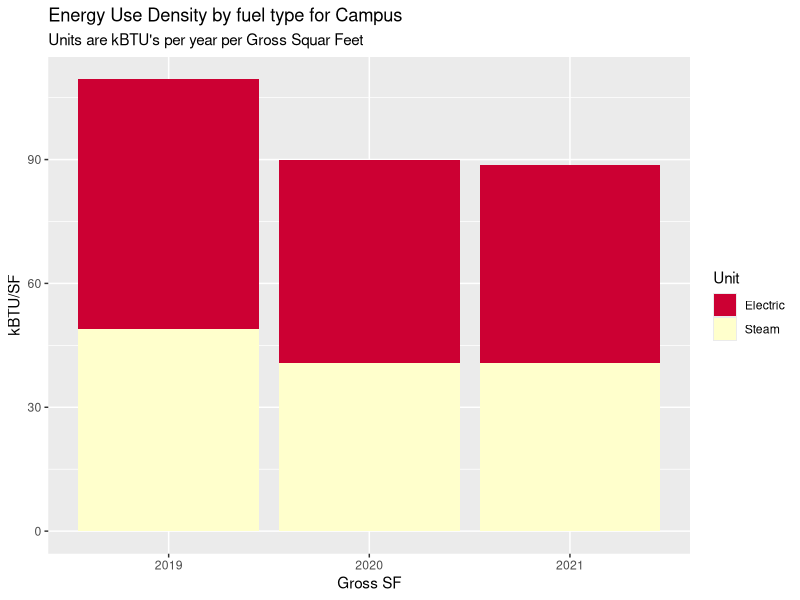
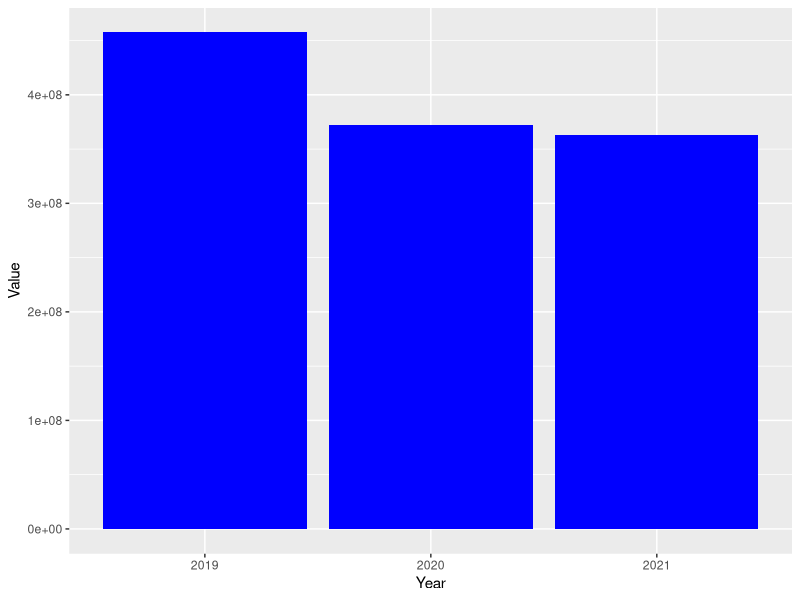
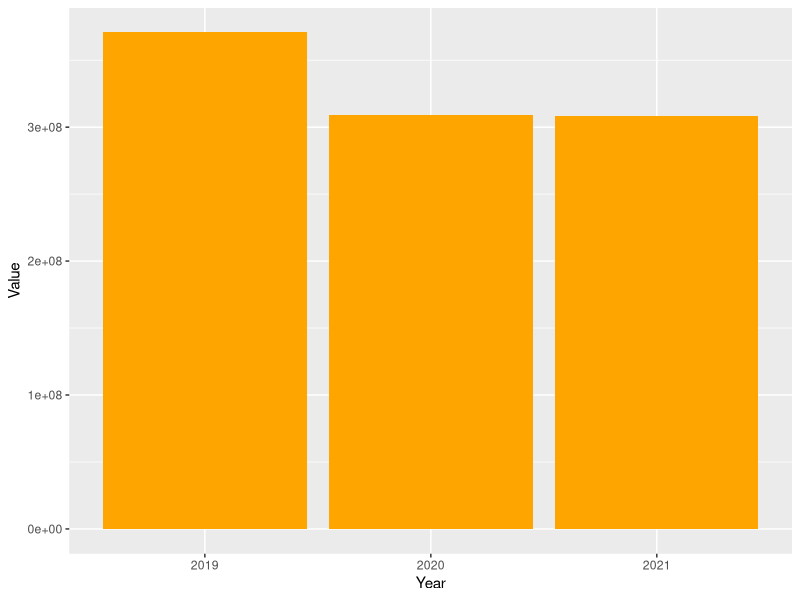
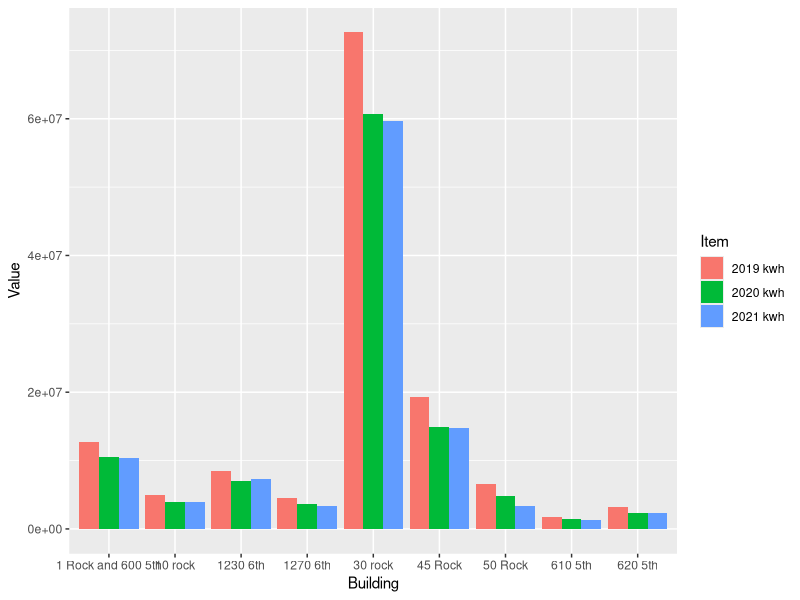
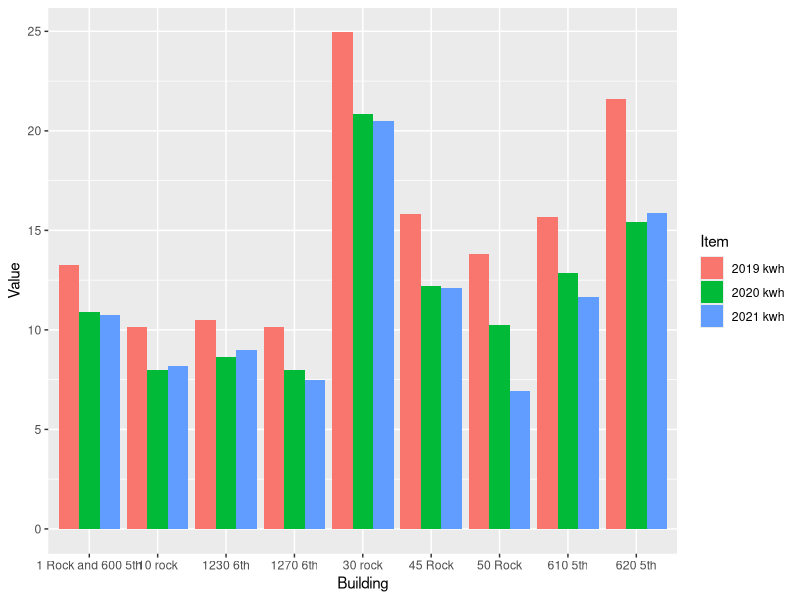
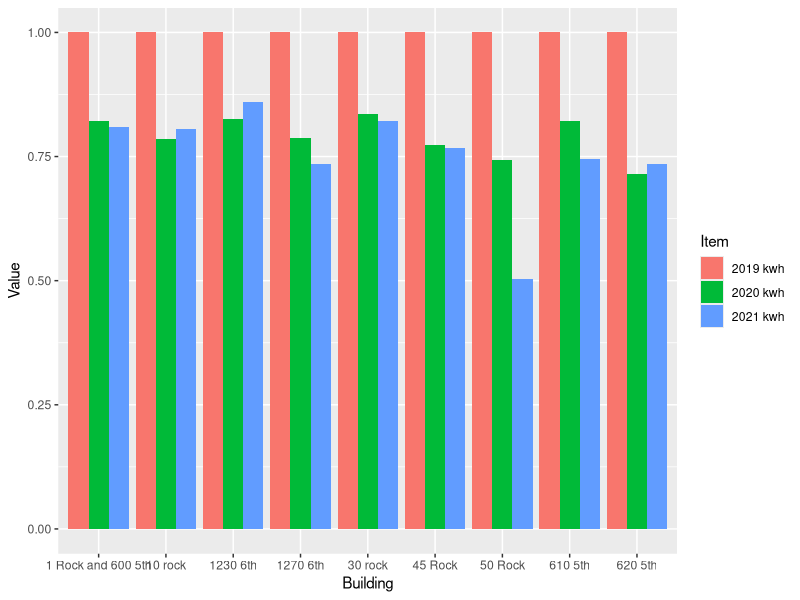
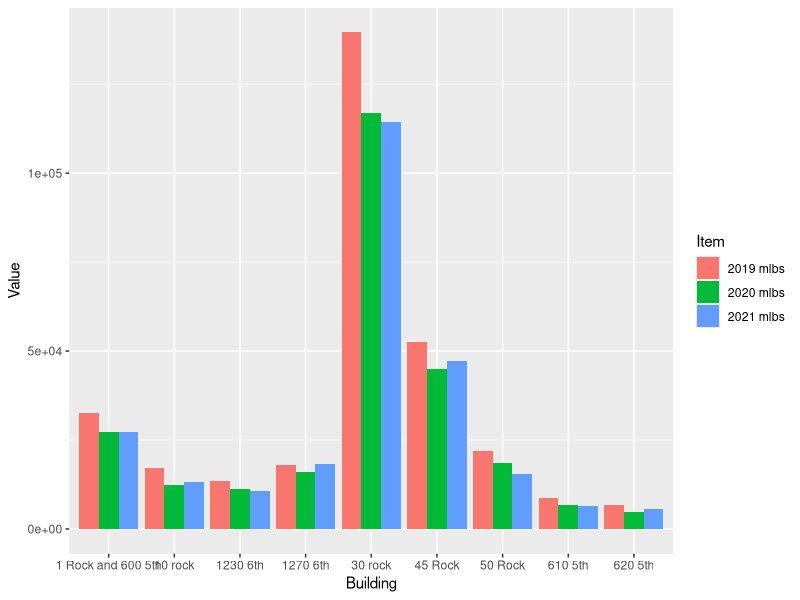
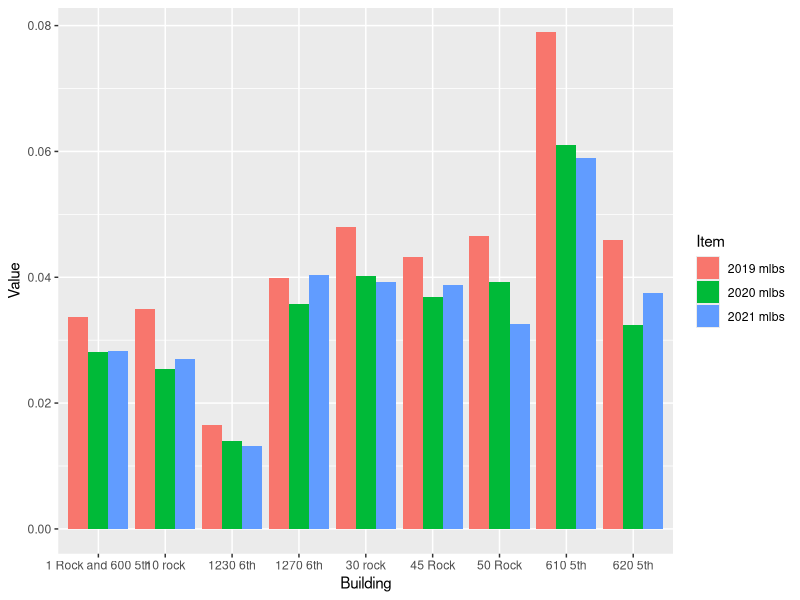

Generate these figures, in order, with R:
## ---- chunk 1


my_packages <- c("tidyverse", "vroom" , "janitor" , "glue" , "tsibble" , "tidytext","lubridate", "fable", "tsibbledata", "ggplot2", "forecast", "tseries", "rio", "zoo", "readxl", "tsibbledata", "knitr", "kableExtra", "formattable", "scales")
invisible( lapply(my_packages, require, character.only = TRUE))

#Choose one working site: 
place <- "Home" 
# place <- "work"

#Set proper working Dir 
if (place == "Home"){setwd("C:/Users/paulr/Documents/R/RockCenterEnergyAnalysis")} else {setwd("C:/Users/prode/Documents/R/RockCenterEnergyAnalysis")}

# Check for data directory and if one is not present then make it

if (!file.exists("data")) { dir.create("data")}

# Clean up environment
rm(place, my_packages )

options(dplyr.summarise.inform = FALSE)



# Read in data

SteamData <- read_excel("data/Energy_Data_for_Net_Zero_Study.xlsx", sheet = "Sheet1", range = "B2:G11" , col_names = TRUE, na = "NA", col_types = NULL ) %>%  select(-5,-6)

ElectricData <- read_excel("data/Energy_Data_for_Net_Zero_Study.xlsx", sheet = "Sheet1", range = "B13:G23" , col_names = TRUE, na = "NA", col_types = NULL ) %>% select(-5,-6)

ElectricData %>% filter(Building == '1 Rock' | Building == '600 5th') %>% 
  select( -Building) %>% 
  summarise_each(funs(sum)) %>% 
  mutate(Building = "1 Rock and 600 5th") %>% 
  select(4,1,2,3) %>% rbind(ElectricData) %>% 
  filter(Building != '1 Rock' & Building != '600 5th') -> ElectricData


BuildingGSF <- read_excel("data/Energy_Data_for_Net_Zero_Study.xlsx", sheet = "Sheet1", range = "B28:C39" , col_names = TRUE, na = "NA", col_types = NULL ) %>% 
  filter(Building != '1 Rock' & Building != '600 5th')

UtilityData <- left_join(ElectricData, SteamData, by="Building") %>% left_join(BuildingGSF, by="Building")
UtilityData[is.na(UtilityData)] <- 0

#Campus EUI for each year 
UtilityData1 <- UtilityData 
apply(UtilityData1[2:4], 2, function(row) row * 3.4121 ) -> UtilityData1[2:4]
apply(UtilityData1[5:7], 2, function(row) row * 1194) -> UtilityData1[5:7]
UtilityData1 %>% select(`2019 kwh`, `2020 kwh`, `2021 kwh`, `2019 mlbs`, `2020 mlbs`, `2021 mlbs`, `Gross Floor Area`) %>%
summarise_each(funs(sum)) -> UtilityData1
    TotalFlArea <- UtilityData1$`Gross Floor Area`
    UtilityData1 %>% 
      select(-`Gross Floor Area`) %>% 
  gather(key = "Item", value = "Value") -> UtilityData1
  cbind(UtilityData1, str_split_fixed(UtilityData1$Item, " ", n=2)) -> UtilityData1 

UtilityData1 %>% 
  select(-"Item")  -> UtilityData1
  colnames(UtilityData1)  <-  c("Value", "Year", "Unit") 
apply(UtilityData1[1], 1, function(row) row / TotalFlArea ) -> UtilityData1[1]
apply(UtilityData1[3], 1, function(x) {ifelse(x == "kwh", "Electric", "Steam")}) -> UtilityData1[3]



UtilityData1 %>% 
  ggplot(aes(x = Year, y = Value, fill = Unit)) +
  geom_bar(stat = "identity", position = "stack") +
  labs( title = "Energy Use Density by fuel type for Campus",
        subtitle = "Units are kBTU's per year per Gross Squar Feet") +
  xlab("Gross SF") +
  ylab("kBTU/SF") +
  scale_fill_manual(values = c("#CC0033", "#FFFFCC"))

rm(TotalFlArea)
## ---- chunk 2

#Calculate % drop for each year compared to 2019 for whole campus
spread(UtilityData1, Unit, Value) -> UtilityData1
UtilityData1[1] -> years
apply(UtilityData1[2:3],2, function(x) x/max(x)) -> UtilityData1
cbind(years, UtilityData1) -> UtilityData1
UtilityData1 %>% 
  filter(Year != "2019") %>% 
  summarise(Electric = 1- mean(Electric), Steam = 1- mean(Steam) ) -> PercentageDrop
PercentageDrop %>% 
  kable()




rm(years, UtilityData1)

## ---- chunk 3

#Campus  EUI for each year 
UtilityData1 <- UtilityData 
apply(UtilityData1[2:4], 2, function(row) row * 3.4121 ) -> UtilityData1[2:4]
apply(UtilityData1[5:7], 2, function(row) row * 1194) -> UtilityData1[5:7]
#apply(UtilityData1[2:7], 2, function(row) row / UtilityData1$`Gross Floor Area`) -> UtilityData1[2:7]
UtilityData1 %>% select(`2019 kwh`, `2020 kwh`, `2021 kwh`, `2019 mlbs`, `2020 mlbs`, `2021 mlbs`, `Gross Floor Area`) %>%
summarise_each(funs(sum))  %>% 
  gather(key = "Item", value = "Value") -> UtilityData1
  cbind(UtilityData1, str_split_fixed(UtilityData1$Item, " ", n=2)) -> UtilityData1 
UtilityData1 %>% 
  select(-"Item")  -> UtilityData1
  colnames(UtilityData1)  <-  c("Value", "Year", "Unit") 
#Make the plot
 
  ggplot(UtilityData1 %>% filter(Year !="Gross"& Unit !="mlbs"), aes(x = Year, y = Value, fill = Unit)) +
  geom_bar(stat = "identity", fill = "blue")
  
  ggplot(UtilityData1 %>% filter(Year !="Gross"& Unit !="kwh"), aes(x = Year, y = Value, fill = Unit)) +
  geom_bar(stat = "identity", fill = "orange")

  rm(UtilityData1)
  
## ---- chunk 4

ElectricData %>% select(Building, `2019 kwh`, `2020 kwh`, `2021 kwh`) %>% 
  gather(key = "Item", value = "Value", -Building) %>%
  ggplot(aes(x = Building, y = Value, fill = Item, group = Item)) +
  geom_bar(stat = "identity", position = "dodge")

UtilityData1 <- UtilityData
apply(UtilityData1[2:7], 2, function(row) row / UtilityData1$`Gross Floor Area`) -> UtilityData1[2:7]
UtilityData1 %>% select(Building, `2019 kwh`, `2020 kwh`, `2021 kwh`) %>% 
  gather(key = "Item", value = "Value", -Building) %>% 
  ggplot(aes(x = Building, y = Value, fill = Item, group = Item)) +
  geom_bar(stat = "identity", position = "dodge")
rm(UtilityData1)

UtilityData1 <- UtilityData
apply(UtilityData1[2:7], 2, function(row) row / UtilityData1$`Gross Floor Area`) -> UtilityData1[2:7]
apply(UtilityData1[2:4], 2, function(row) row / UtilityData1$`2019 kwh`) -> UtilityData1[2:4]
UtilityData1 %>% select(Building, `2019 kwh`, `2020 kwh`, `2021 kwh`) %>% 
  gather(key = "Item", value = "Value", -Building) %>% 
  ggplot(aes(x = Building, y = Value, fill = Item, group = Item)) +
  geom_bar(stat = "identity", position = "dodge")
rm(UtilityData1)



SteamData %>% select(Building, `2019 mlbs`, `2020 mlbs`, `2021 mlbs`) %>% 
  gather(key = "Item", value = "Value", -Building) %>%
  ggplot(aes(x = Building, y = Value, fill = Item, group = Item)) +
  geom_bar(stat = "identity", position = "dodge")

UtilityData1 <- UtilityData
apply(UtilityData1[2:7], 2, function(row) row / UtilityData1$`Gross Floor Area`) -> UtilityData1[2:7]
UtilityData1 %>% select(Building, `2019 mlbs`, `2020 mlbs`, `2021 mlbs`) %>% 
  gather(key = "Item", value = "Value", -Building) %>% 
  ggplot(aes(x = Building, y = Value, fill = Item, group = Item)) +
  geom_bar(stat = "identity", position = "dodge")
rm(UtilityData1)

UtilityData1 <- UtilityData
apply(UtilityData1[2:7], 2, function(row) row / UtilityData1$`Gross Floor Area`) -> UtilityData1[2:7]
apply(UtilityData1[5:7], 2, function(row) row / UtilityData1$`2019 mlbs`) -> UtilityData1[5:7]
UtilityData1 %>% select(Building, `2019 mlbs`, `2020 mlbs`, `2021 mlbs`) %>% 
  gather(key = "Item", value = "Value", -Building) %>% 
  ggplot(aes(x = Building, y = Value, fill = Item, group = Item)) +
  geom_bar(stat = "identity", position = "dodge")
rm(UtilityData1)




## ---- chunk 5


EPA_data <- read_excel("data/EPA_Annual_Energy_Use_By_Meter.xlsx", range = "A6:BB155" , col_names = FALSE, na = "NA", col_types = NULL )

EPA_data <- read_excel("data/EPA_Annual_Energy_Use_By_Meter.xlsx", skip = 4)
